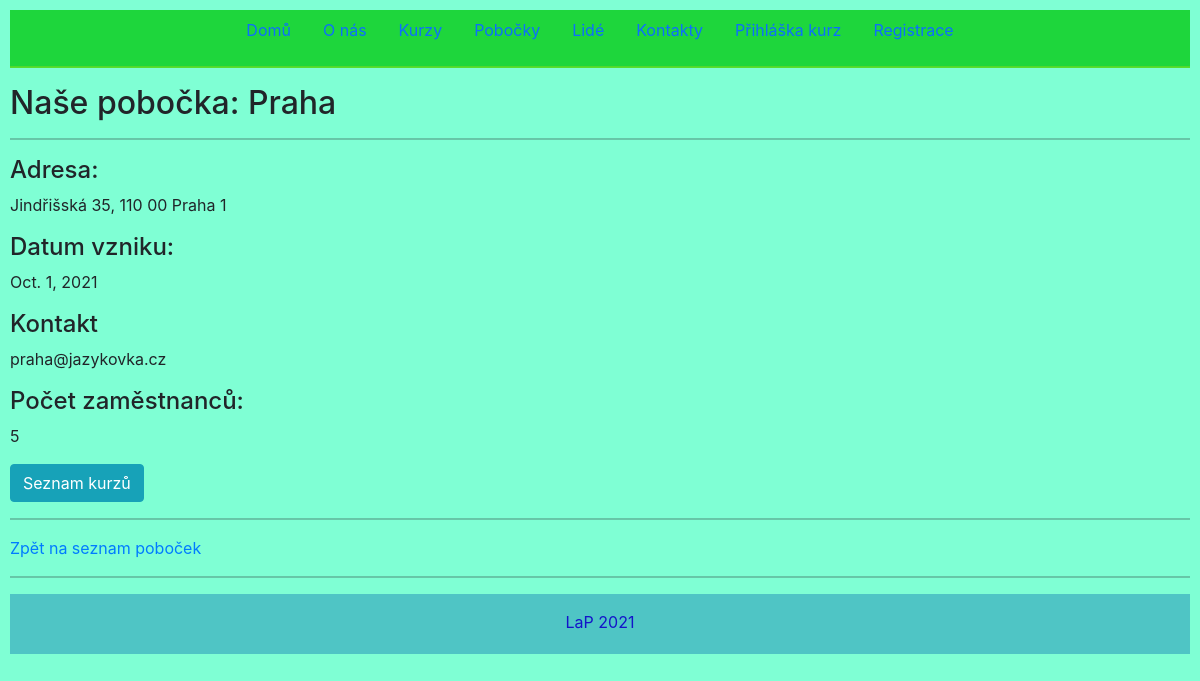
The page /pobocka/1 on the database its author committed.
### courses/models.py (models this page shows, shortened)
class Branch(models.Model):
    city = models.CharField(max_length=30)
    address = models.CharField(max_length=200, null=True)
    origin = models.DateField()
    email = models.EmailField(max_length=30)
    employees_no = models.IntegerField()

### courses/views.py (the view)
# urls.py: path("pobocka/<int:pk>", views.BranchDetailView.as_view(), name="branch_detail"),
class BranchDetailView(DetailView):
    template_name = "branch_detail.html"
    model = models.Branch

### courses/templates/branch_detail.html (shortened to what this page needs)
<!DOCTYPE html>
<html lang="en">
<head>
    <title>Naše pobočka</title><link
      href="https://cdn.jsdelivr.net/npm/bootstrap@5.0.0/dist/css/bootstrap.min.css"
      rel="stylesheet"
    />
  </head>
  <body>
    {% extends "base.html" %} {% load bootstrap4 %}
    {% block content2 %}
     <h2>Naše pobočka: {{ object.city }}</h2>
    <hr>
    <h4>Adresa:</h4>
    <p>{{ object.address }}</p>
    <h4>Datum vzniku:</h4>
    <p>{{ object.origin | date }}</p>
    <h4>Kontakt</h4>
    <p>{{ object.email }}</p>
    <h4>Počet zaměstnanců:</h4>
    <p>{{ object.employees_no}}</p>
       <p>
        {% url 'branch_application_list' object.pk as target_url %}
        {% bootstrap_button "Seznam kurzů" href=target_url button_type="link" button_class="btn-info" %}
    </p>
    <hr>
      <p>
        <a href="{% url 'branch' %}" target="_self">Zpět na seznam poboček</a
        >
      </p>
    {% endblock %}

### courses/templates/branch_detail.html (style rules this page uses)
body { padding: 10px !important; background-color: aquamarine !important; }

### rows shown on the page
Branch: city "Praha", address "Jindřišská 35, 110 00 Praha 1", origin "Oct. 1, 2021", email "praha@jazykovka.cz", employees_no "5"
